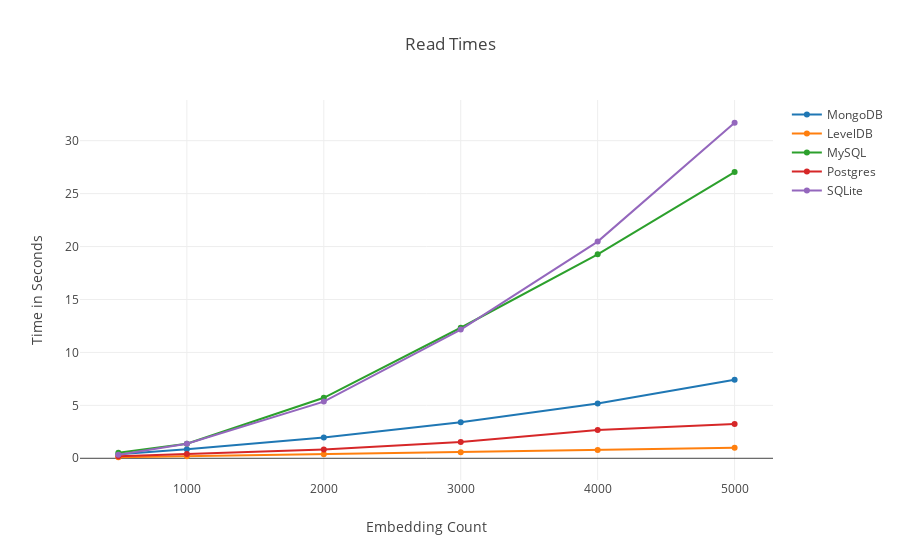

This figure's notebook cell:
### Code cell
plotly.offline.init_notebook_mode(connected=True)

layout = plotly.graph_objs.Layout(title="Read Times",
                yaxis=dict(title='Time in Seconds'),
                xaxis=dict(title='Embedding Count'))

fig = plotly.graph_objs.Figure(data=data, layout=layout)

plotly.offline.iplot(fig, filename='scatter-read')

### Figure 1 — Plotly figure (JSON) as saved in the notebook; plotly's stock layout.template omitted (floating-point values rounded to 4 significant figures)
{"data": [{"mode": "lines+markers", "name": "MongoDB", "type": "scatter", "uid": "d684d250-afa6-11e8-99fb-94b86d86a98e", "x": [500, 1000, 2000, 3000, 4000, 5000], "y": [0.3887, 0.8654, 1.975, 3.4, 5.169, 7.429]}, {"mode": "lines+markers", "name": "LevelDB", "type": "scatter", "uid": "d684d251-afa6-11e8-99fb-94b86d86a98e", "x": [500, 1000, 2000, 3000, 4000, 5000], "y": [0.09851, 0.1946, 0.3904, 0.5679, 0.7732, 0.9868]}, {"mode": "lines+markers", "name": "MySQL", "type": "scatter", "uid": "d684d252-afa6-11e8-99fb-94b86d86a98e", "x": [500, 1000, 2000, 3000, 4000, 5000], "y": [0.5182, 1.368, 5.713, 12.33, 19.26, 27.03]}, {"mode": "lines+markers", "name": "Postgres", "type": "scatter", "uid": "d684d253-afa6-11e8-99fb-94b86d86a98e", "x": [500, 1000, 2000, 3000, 4000, 5000], "y": [0.2009, 0.4085, 0.8352, 1.531, 2.669, 3.242]}, {"mode": "lines+markers", "name": "SQLite", "type": "scatter", "uid": "d684d254-afa6-11e8-99fb-94b86d86a98e", "x": [500, 1000, 2000, 3000, 4000, 5000], "y": [0.3298, 1.367, 5.353, 12.16, 20.47, 31.69]}], "layout": {"title": "Read Times", "xaxis": {"title": "Embedding Count"}, "yaxis": {"title": "Time in Seconds"}}}
